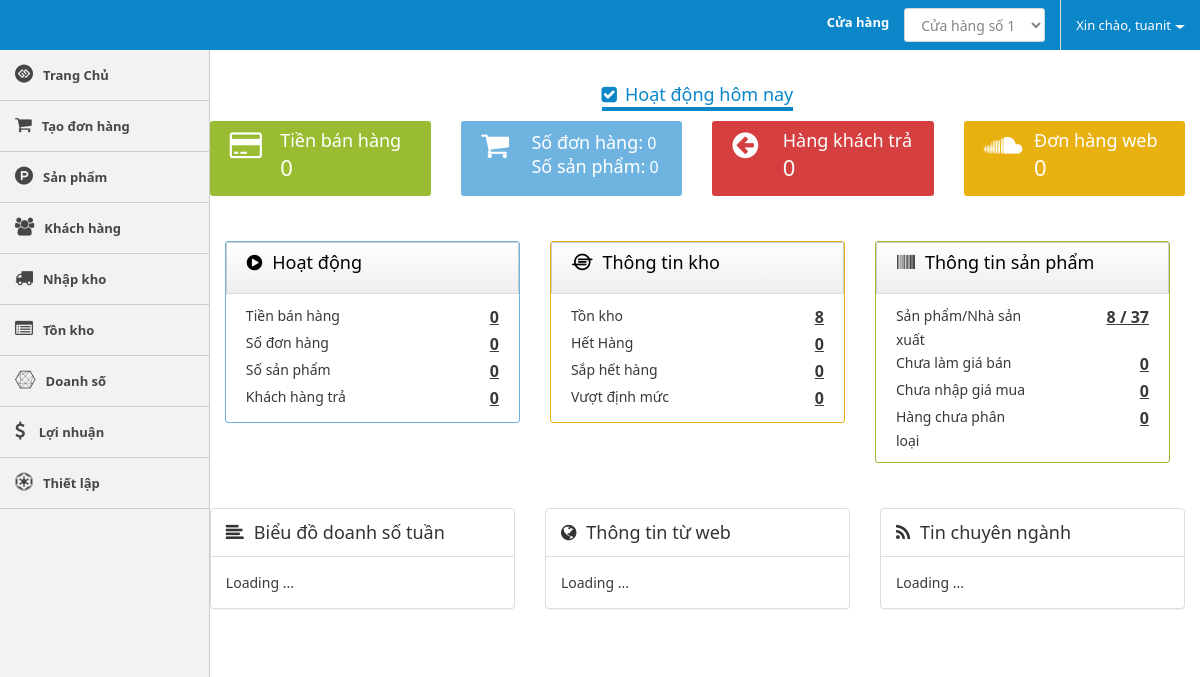
Page /backend (signed in) on the committed database.
### tables this page shows
CREATE TABLE IF NOT EXISTS `cms_users` (
`id` int(10) unsigned NOT NULL,
  `username` varchar(100) NOT NULL,
  `password` varchar(100) NOT NULL,
  `salt` varchar(255) NOT NULL,
  `email` varchar(120) NOT NULL,
  `display_name` varchar(120) NOT NULL,
  `user_status` tinyint(4) NOT NULL,
  `group_id` int(11) NOT NULL,
  `store_id` int(11) NOT NULL,
  `created` datetime NOT NULL,
  `updated` datetime NOT NULL,
  `logined` datetime(1) NOT NULL,
  `ip_logged` varchar(255) NOT NULL,
  `recode` varchar(255) NOT NULL,
  `code_time_out` varchar(255) NOT NULL
);

### application/controllers/dashboard.php (called while the page is built, shortened)
<?php if (!defined('BASEPATH')) exit('No direct script access allowed');
class Dashboard extends CI_Controller
{
    private $auth;
    public function __construct()
    {
        $this->auth = $this->cms_authentication->check();
    }
    public function index()
    {
        $today = date('Y-m-d');
        $orders = $this->db->from('orders')->where(('sell_date >'), $today)->where(('deleted'), 0)->get()->result_array();
        $tongtien = 0;
        $soluongsp = array();
        $data['lamgiaban'] = $this->db->from('products')->where(['prd_status' => 1, 'deleted' => 0, 'prd_sell_price' => 0])->count_all_results();
        $data['lamgiamua'] = $this->db->from('products')->where(['prd_status' => 1, 'deleted' => 0, 'prd_origin_price' => 0])->count_all_results();
        $total_prd = $this->db->from('products')->where(['prd_status' => 1, 'deleted' => 0])->count_all_results();
        $data['data']['_sl_product'] = $total_prd;
        $data['data']['_sl_manufacture'] = $this->db->from('products_manufacture')->count_all_results();
        $slsitem = count($soluongsp);
        $data['slsinventory'] = count($this->db->select('ID')->where(['prd_status' => 1, 'deleted' => 0, 'prd_sls >' => 0])->from('products')->get()->result_array());
        $data['slsaceitem'] = count($this->db->select('ID')->where(['prd_status' => 1, 'deleted' => 0, 'prd_sls' => 0])->from('products')->get()->result_array());
        $data['tongtien'] = $tongtien;
        $data['slsorders'] = count($orders);
        $data['slsitem'] = $slsitem;
        $store = $this->db->from('stores')->get()->result_array();
        $data['data']['store'] = $store;
        $store_id = $this->db->select('store_id')->from('users')->where('id',$this->auth['id'])->limit(1)->get()->row_array();
        $data['data']['store_id'] = $store_id['store_id'];
        $data['data']['user'] = $this->auth;
        $data['template'] = 'home/index';
        $this->load->view('layout/index', isset($data) ? $data : null);
    }
}

### index.php (called while the page is built, shortened)
<?php
require_once BASEPATH . 'core/CodeIgniter.php';

### application/libraries/cms_cookie.php (called while the page is built, shortened)
<?php if (!defined('BASEPATH')) exit('No direct script access allowed');
class CMS_Cookie
{
    public static function get($name)
    {
        return $_COOKIE[$name];
    }
    public static function decode($cookie_val)
    {
        return base64_decode(substr($cookie_val, 3));
    }
}

### application/libraries/cms_authentication.php (called while the page is built, shortened)
<?php if (!defined('BASEPATH')) exit('No direct script access allowed');
class CMS_authentication
{
    private $CI;
    public function __construct()
    {
        $this->CI = &get_instance();
    }
    public function check()
    {
        if (CMS_Cookie::exists('user_logged' . CMS_PREFIX)) {
            $cookie = CMS_Cookie::get('user_logged' . CMS_PREFIX);
            $cookie = json_decode(CMS_Cookie::decode($cookie), true);
            $user = $this->CI->db->select('id,username,password,salt,display_name,email,group_id,store_id')->where('username', $cookie['username'])->or_where('email', $cookie['username'])->from('users')->get()->row_array();
            $group = $this->CI->db->select('id, group_permission, group_name')->where('id', $user['group_id'])->from('users_group')->get()->row_array();
            if (isset($user) && count($user)) {
                if ($user['username'] == $cookie['username'] && $user['password'] == $cookie['password'] && $user['salt'] == $cookie['salt']) {
                    return ['id' => $user['id'],
                        'username' => $user['username'],
                        'password' => $user['password'],
                        'salt' => $user['salt'],
                        'email' => $user['email'],
                        'display_name' => $user['display_name'],
                        'group_id' => $user['group_id'],
                        'group_name' => $group['group_name'],
                        'group_permission' => json_decode($group['group_permission'], true),
                        'store_id' => $user['store_id']
                    ];
                }
            }
        }
        return null;
    }
}

### application/helpers/useful_helper.php (called while the page is built, shortened)
<?php if (!defined('BASEPATH')) exit('No direct script access allowed');
if (!function_exists('cms_encode_currency_format')) {
    function cms_encode_currency_format($priceFloat)
    {
        $symbol_thousand = ',';
        $decimal_place = 0;
        if ($priceFloat == 0)
            return 0;
        $price = number_format($priceFloat, $decimal_place, '', $symbol_thousand);
        return $price;
    }
}

### application/views/home/index.php (the view)
<div class="row">
    <div class="report">
        <div class="col-md-12"><center><h4 class="dashboard-title"><i class="fa fa-check-square"></i>Hoạt động hôm nay</h4></center></div>
        <div class="col-md-3">
            <div class="report-box box-green">
                <div class="infobox-icon">
                    <i class="fa fa-credit-card"></i>
                </div>
                <div class="infobox-data">
                    <h3 class="infobox-title">Tiền bán hàng</h3>
                    <span
                        class="infobox-data-number text-center"><?php echo (isset($tongtien)) ? cms_encode_currency_format($tongtien) : '0'; ?></span>
                </div>
            </div>
        </div>
        <div class="col-md-3">
            <div class="report-box box-blue">
                <div class="infobox-icon">
                    <i class="fa fa-shopping-cart"></i>
                </div>
                <div class="infobox-data">
                    <h3 class="infobox-title">Số đơn hàng:</h3>
                    <span
                        class="infobox-data-number text-center"><?php echo (isset($slsorders)) ? cms_encode_currency_format($slsorders) : '0'; ?></span>
                    <h3 class="infobox-title">Số sản phẩm:</h3>
                    <span
                        class="infobox-data-number text-center"><?php echo (isset($slsitem)) ? cms_encode_currency_format($slsitem) : '0'; ?></span>
                </div>
            </div>
        </div>
        <div class="col-md-3">
            <div class="report-box box-red">
                <div class="infobox-icon">
                    <i class="fa fa-arrow-circle-left"></i>
                </div>
                <div class="infobox-data">
                    <h3 class="infobox-title">Hàng khách trả</h3>
                    <span class="infobox-data-number">0</span>
                </div>
            </div>
        </div>
        <div class="col-md-3">
            <div class="report-box box-orange">
                <div class="infobox-icon">
                    <i class="fa fa-soundcloud"></i>
                </div>
                <div class="infobox-data">
                    <h3 class="infobox-title">Đơn hàng web</h3>
                    <span class="infobox-data-number">0</span>
                </div>
            </div>
        </div>
    </div>
</div>
<div class="row" style="background: #; margin: 20px 0; overflow: hidden; ">
    <div class="col-md-4">
        <div class="widget widget-blue">
            <div class="widget-header">
                <h3 class="widget-title"><i class="fa fa-play-circle"></i>Hoạt động</h3>
            </div>
            <div class="widget-body">
                <div class="row">
                    <div class="info col-xs-7">Tiền bán hàng</div>
                    <div
                        class="info col-xs-5 data text-right"><b><?php echo (isset($tongtien)) ? cms_encode_currency_format($tongtien) : '0'; ?></b></div>
                    <div class="info col-xs-7">Số đơn hàng</div>
                    <div
                        class="info col-xs-5 data text-right"><b><?php echo (isset($slsorders)) ? cms_encode_currency_format($slsorders) : '0'; ?></b></div>
                    <div class="info col-xs-7">Số sản phẩm</div>
                    <div
                        class="info col-xs-5 data text-right"><b><?php echo (isset($slsitem)) ? cms_encode_currency_format($slsitem) : '0'; ?></b></div>
                    <div class="info col-xs-7">Khách hàng trả</div>
                    <div class="info col-xs-5 data text-right"><b>0</b></div>
                </div>
            </div>
        </div>
    </div>
    <div class="col-md-4">
        <div class="widget widget-orange">
            <div class="widget-header">
                <h3 class="widget-title"><i class="fa fa-ioxhost"></i>Thông tin kho</h3>
            </div>
            <div class="widget-body">
                <div class="row">
                    <div class="info col-xs-7">Tồn kho</div>
                    <div
                        class="info col-xs-5 data text-right"><b><?php echo (isset($slsinventory)) ? cms_encode_currency_format($slsinventory) : '0'; ?></b></div>
                    <div class="info col-xs-7">Hết Hàng</div>
                    <div
                        class="info col-xs-5 data text-right"><b><?php echo (isset($slsaceitem)) ? cms_encode_currency_format($slsaceitem) : '0'; ?></b></div>
                    <div class="info col-xs-7">Sắp hết hàng</div>
                    <div class="info col-xs-5 data text-right"><b>0</b></div>
                    <div class="info col-xs-7">Vượt định mức</div>
                    <div class="info col-xs-5 data text-right"><b>0</b></div>
                </div>
            </div>
        </div>
    </div>
    <div class="col-md-4">
        <div class="widget widget-green">
            <div class="widget-header">
                <h3 class="widget-title"><i class="fa fa-barcode"></i>Thông tin sản phẩm</h3>
            </div>
            <div class="widget-body">
                <div class="row">
                    <div class="info col-xs-7">Sản phẩm/Nhà sản xuất</div>
                    <div
                        class="info col-xs-5 data text-right"><b><?php echo (isset($data['_sl_product'])) ? $data['_sl_product'] : 0; ?></b>
                        / <b><?php echo (isset($data['_sl_manufacture'])) ? $data['_sl_manufacture'] : 0; ?></b></div>
                    <div class="info col-xs-7">Chưa làm giá bán</div>
                    <div
                        class="info col-xs-5 data text-right"><b><?php echo (isset($lamgiaban)) ? cms_encode_currency_format($lamgiaban) : '0'; ?></b></div>
                    <div class="info col-xs-7">Chưa nhập giá mua</div>
                    <div
                        class="info col-xs-5 data text-right"><b><?php echo (isset($lamgiamua)) ? cms_encode_currency_format($lamgiamua) : '0'; ?></b></div>
                    <div class="info col-xs-7">Hàng chưa phân loại</div>
                    <div class="info col-xs-5 data text-right"><b>0</b></div>
                </div>
            </div>
        </div>
    </div>
</div>
<div class="row" style="margin: 20px 0; overflow: hidden; ">
    <div class="chart-report">
        <div class="row">
            <div class="col-md-4">
                <div class="panel panel-default">
                    <div class="panel-heading"><i class="fa fa-align-left"></i>Biểu đồ doanh số tuần</div>
                    <div class="panel-body">
                        Loading ...
                    </div>
                </div>
            </div>
            <div class="col-md-4">
                <div class="panel panel-default">
                    <div class="panel-heading"><i class="fa fa-globe"></i>Thông tin từ web</div>
                    <div class="panel-body">
                        Loading ...
                    </div>
                </div>
            </div>
            <div class="col-md-4">
                <div class="panel panel-default">
                    <div class="panel-heading"><i class="fa fa-rss"></i>Tin chuyên ngành</div>
                    <div class="panel-body">
                        Loading ...
                    </div>
                </div>
            </div>
        </div>
    </div>
</div>

### application/views/common/header.php (shortened to what this page needs)
<nav id="navbar-container" class="navbar navbar- navbar-fixed-top">
    <div class="container-fluid">
        <div class="collapse navbar-collapse" id="bs-example-navbar-collapse-1">
            <ul class="nav navbar-nav navbar-right">
                <?php if(isset($data['store'])){ ?>
                <li>
                    <label style="margin: 13px 15px; color: white">
                        Cửa hàng
                    </label>
                </li>
                <li style="border-right: 1px solid #E1E1E1; padding-right: 15px;">
                    <select id="store-id" class="form-control" style="margin: 8px auto">
                        <?php foreach ($data['store'] as $key => $item) :?>
                            <option <?php if($item['ID']==$data['store_id']) echo 'selected '; ?> value="<?php echo $item['ID']; ?>"><?php echo $item['stock_name']; ?></option>
                        <?php endforeach;?>
                    </select>
                </li>
                <?php } ?>
                <li class="dropdown user-profile">
                    <a href="#" class="dropdown-toggle" data-toggle="dropdown" role="button" aria-haspopup="true"
                       aria-expanded="false"><span class="hello">Xin chào, </span><?php echo (isset($user)) ?
                            $user['display_name'] : $user['username']; ?><span class="caret"></span></a>
                </li>
            </ul>
        </div>
    </div>
</nav>

### rows in the picture
cms_users: display_name "tuanit", store "0", id "8"

### other values in the picture
$data['_sl_product'] "8"
$data['_sl_manufacture'] "37"
form field value "Cửa hàng số 1"
